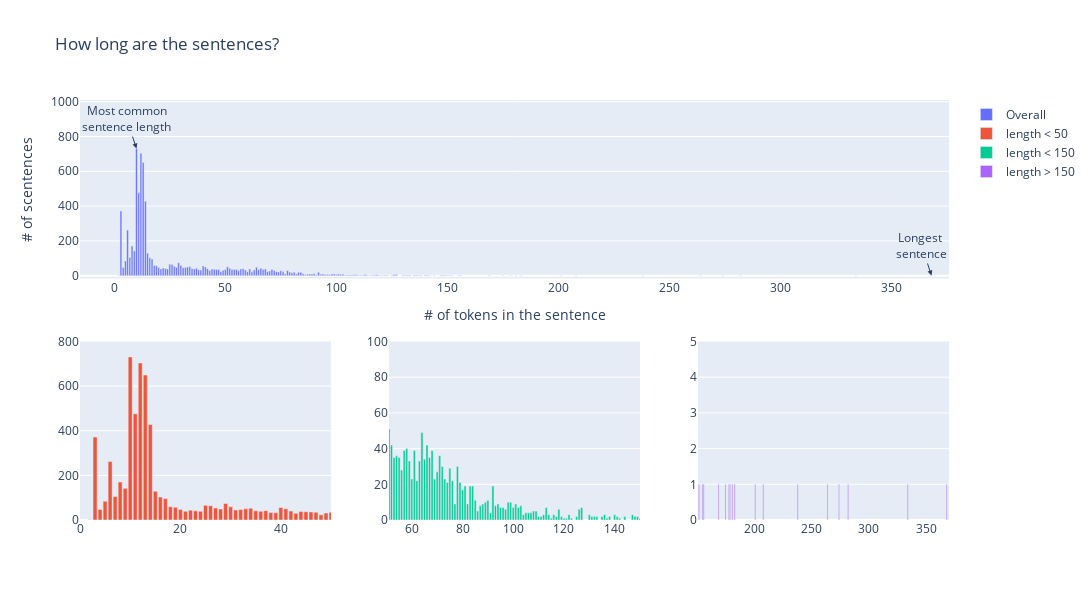

The cell this chart's notebook holds for it:
### Code cell
from plotly.subplots import make_subplots
fig =  make_subplots(rows=2, cols=3, 
specs=[[{"colspan":3},None,None],[{"colspan":1},{},{}]])

fig.add_trace(go.Bar(y=sentences_lengths_freqs, x=sentences_lengths, orientation='v', name="Overall"), row=1, col=1)
fig.add_trace(go.Bar(y=sentences_lengths_freqs, x=sentences_lengths, orientation='v', name="length < 50"), row=2, col=1)
fig.add_trace(go.Bar(y=sentences_lengths_freqs, x=sentences_lengths, orientation='v', name="length < 150"), row=2, col=2)
fig.add_trace(go.Bar(y=sentences_lengths_freqs, x=sentences_lengths, orientation='v', name="length > 150"), row=2, col=3)

idx_mode = np.argmax(sentences_lengths_freqs)
mode = sentences_lengths[idx_mode]
mode_value = sentences_lengths_freqs[idx_mode]

fig.add_annotation(x=mode, y=mode_value,
            text="Most common<br>sentence length",
            showarrow=True,
            arrowhead=2, row=1, col=1)
            
most_long_sentence_idx = np.argmax(sentences_lengths)
most_long_sentence = sentences_lengths[most_long_sentence_idx]

fig.add_annotation(x=most_long_sentence, y=1,
            text="Longest <br>sentence",
            showarrow=True,
            arrowhead=2, row=1, col=1)


fig.update_xaxes(range=[0,50], row=2, col=1)
fig.update_xaxes(range=[51,150], row=2, col=2)
fig.update_xaxes(range=[151,370], row=2, col=3)

fig.update_yaxes(range=[0,800], row=2, col=1)
fig.update_yaxes(range=[0,100], row=2, col=2)
fig.update_yaxes(range=[0,5], row=2, col=3)

fig.update_yaxes(title="# of scentences", row=1, col=1)
fig.update_xaxes(title="# of tokens in the sentence", row=1, col=1)

fig.update_layout(title="How long are the sentences?", width=1200, height=600)
fig.show()

### Figure 1 — Plotly figure (JSON) as saved in the notebook; plotly's stock layout.template omitted (floating-point values rounded to 4 significant figures; data arrays with more than 128 entries replaced by an {"elided": "..."} marker saying what was removed)
{"data": [{"name": "Overall", "orientation": "v", "type": "bar", "x": {"elided": "159 int values"}, "xaxis": "x", "y": {"elided": "159 int values"}, "yaxis": "y"}, {"name": "length < 50", "orientation": "v", "type": "bar", "x": {"elided": "159 int values"}, "xaxis": "x2", "y": {"elided": "159 int values"}, "yaxis": "y2"}, {"name": "length < 150", "orientation": "v", "type": "bar", "x": {"elided": "159 int values"}, "xaxis": "x3", "y": {"elided": "159 int values"}, "yaxis": "y3"}, {"name": "length > 150", "orientation": "v", "type": "bar", "x": {"elided": "159 int values"}, "xaxis": "x4", "y": {"elided": "159 int values"}, "yaxis": "y4"}], "layout": {"annotations": [{"arrowhead": 2, "showarrow": true, "text": "Most common<br>sentence length", "x": 10, "xref": "x", "y": 731, "yref": "y"}, {"arrowhead": 2, "showarrow": true, "text": "Longest <br>sentence", "x": 368, "xref": "x", "y": 1, "yref": "y"}], "height": 600, "title": {"text": "How long are the sentences?"}, "width": 1200, "xaxis": {"anchor": "y", "domain": [0, 1], "title": {"text": "# of tokens in the sentence"}}, "xaxis2": {"anchor": "y2", "domain": [0, 0.2889], "range": [0, 50]}, "xaxis3": {"anchor": "y3", "domain": [0.3556, 0.6444], "range": [51, 150]}, "xaxis4": {"anchor": "y4", "domain": [0.7111, 1], "range": [151, 370]}, "yaxis": {"anchor": "x", "domain": [0.575, 1], "title": {"text": "# of scentences"}}, "yaxis2": {"anchor": "x2", "domain": [0, 0.425], "range": [0, 800]}, "yaxis3": {"anchor": "x3", "domain": [0, 0.425], "range": [0, 100]}, "yaxis4": {"anchor": "x4", "domain": [0, 0.425], "range": [0, 5]}}}
